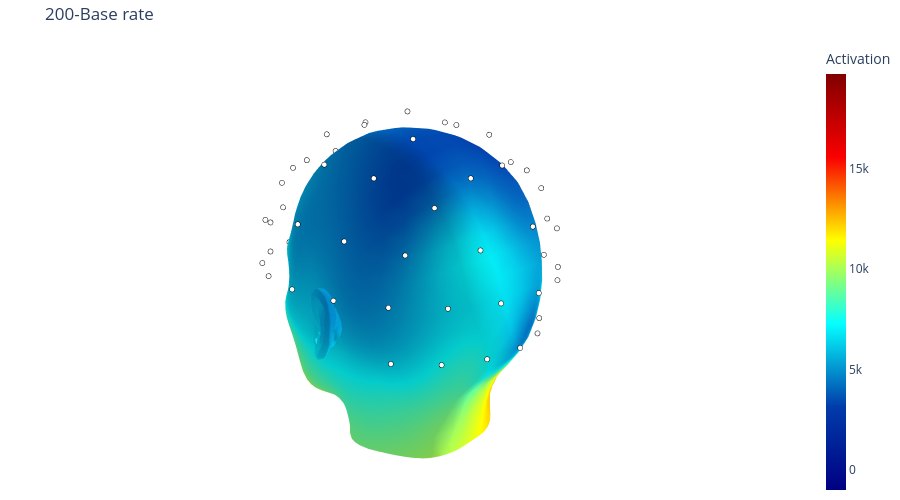

The notebook cell this image was saved under:
### Code cell
importlib.reload(cf)
cf.showme3DTopomapnewmesh(bl_data[freqid,:],meta_data,titlestr)
